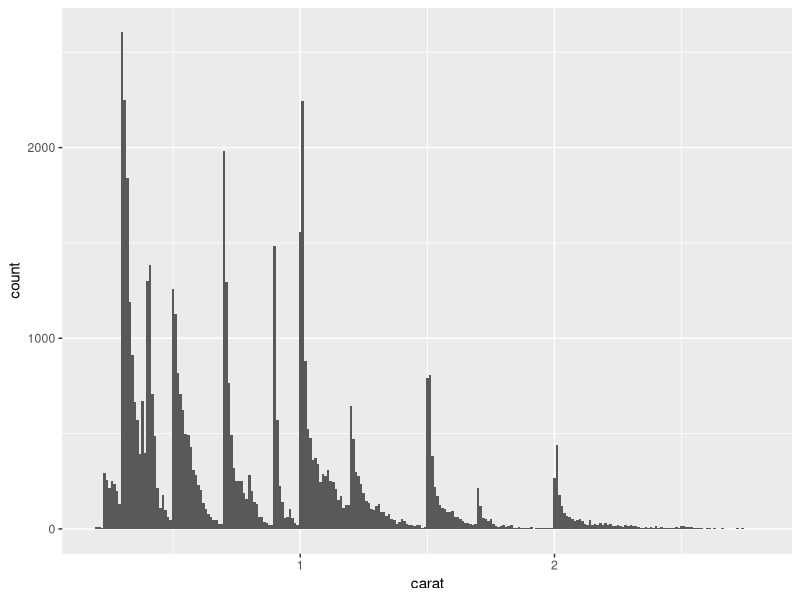
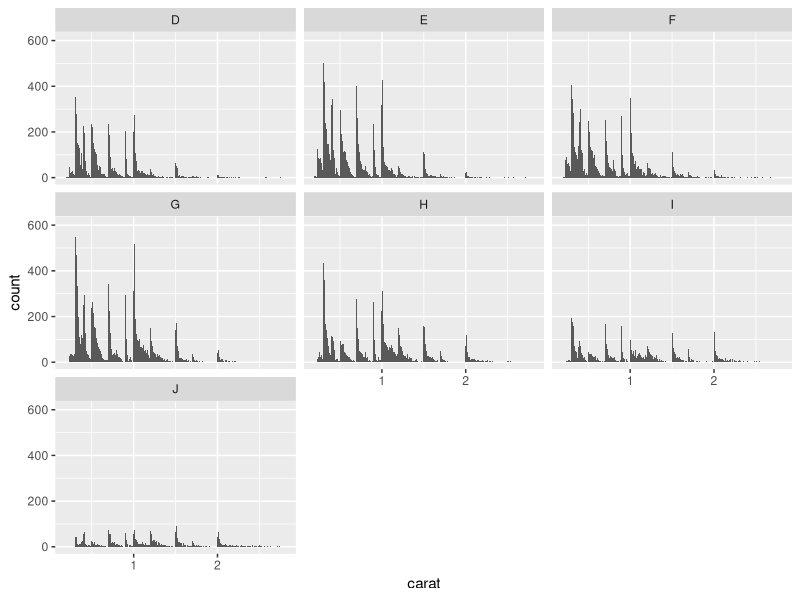
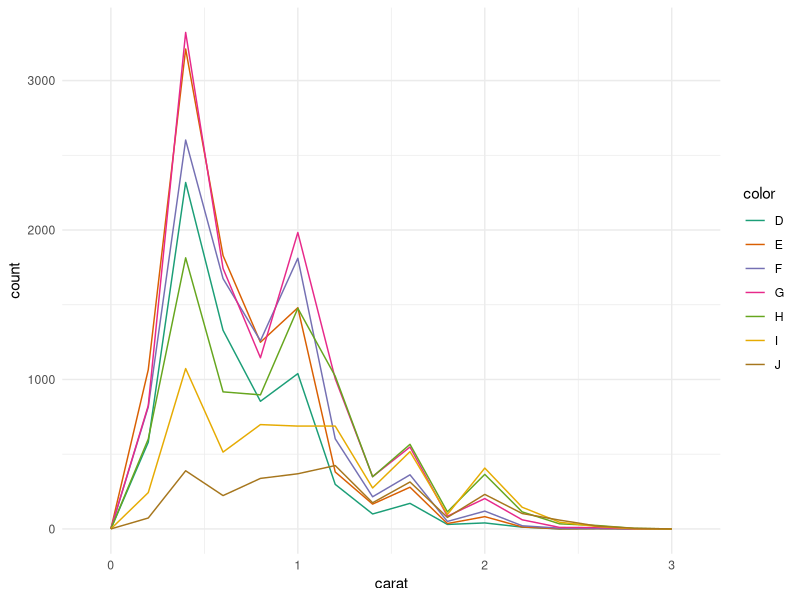
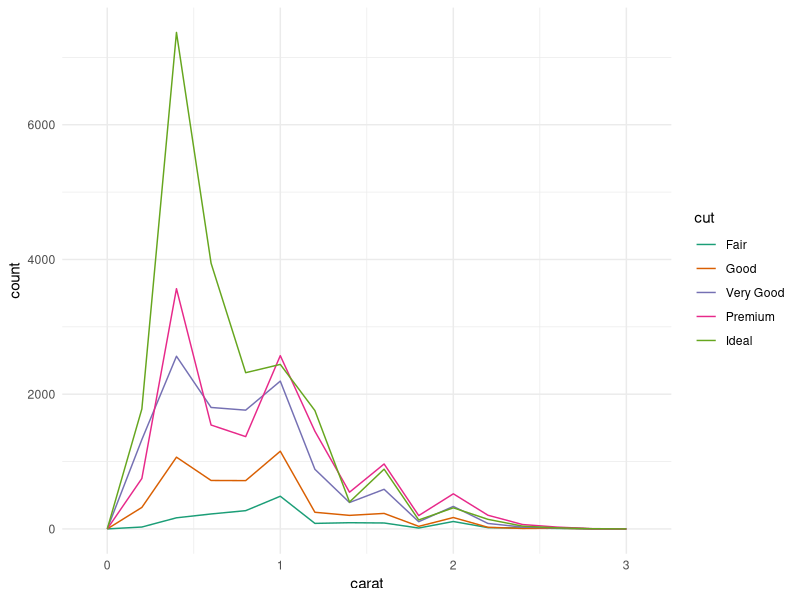
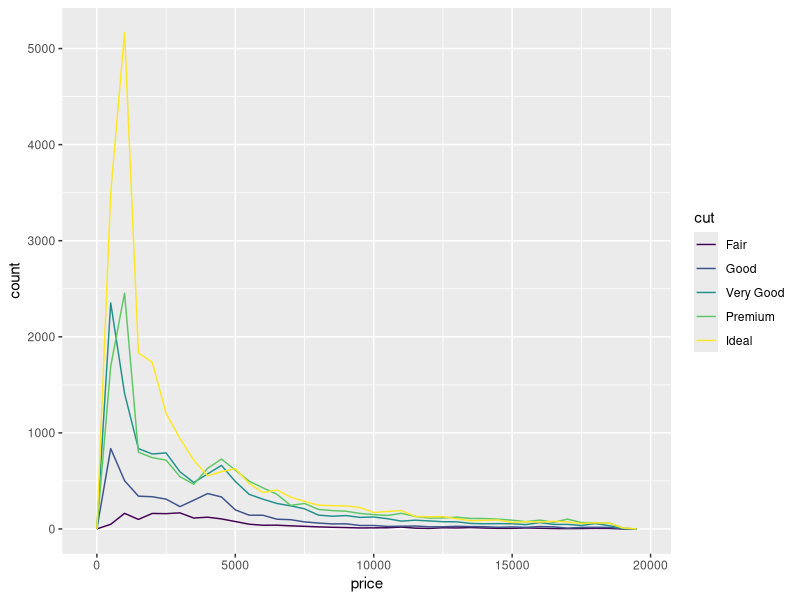
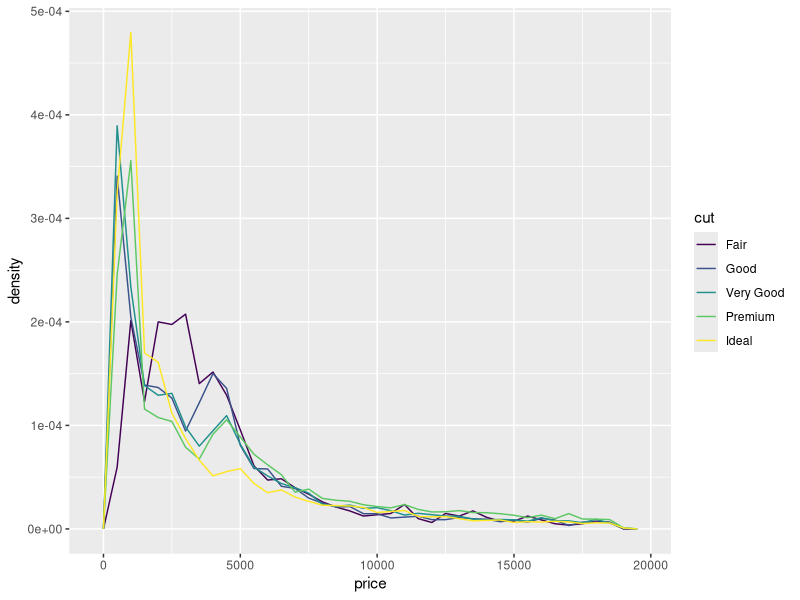
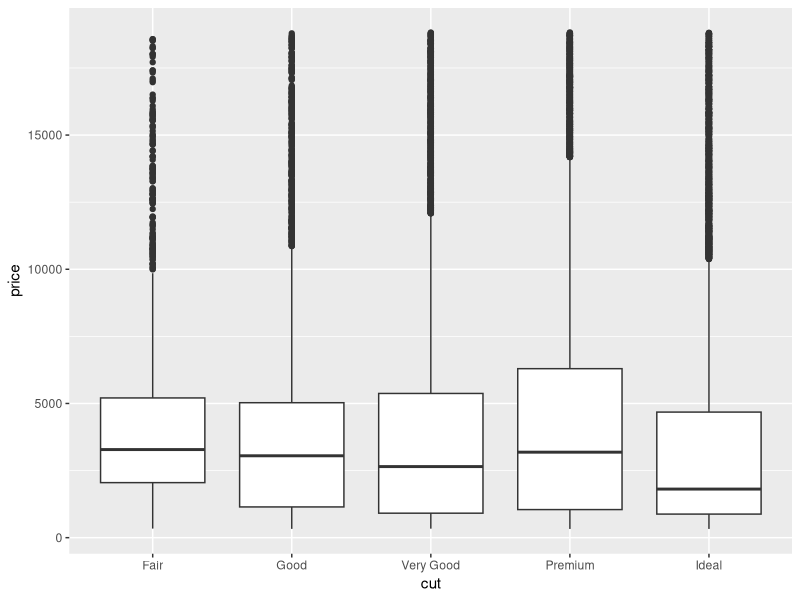
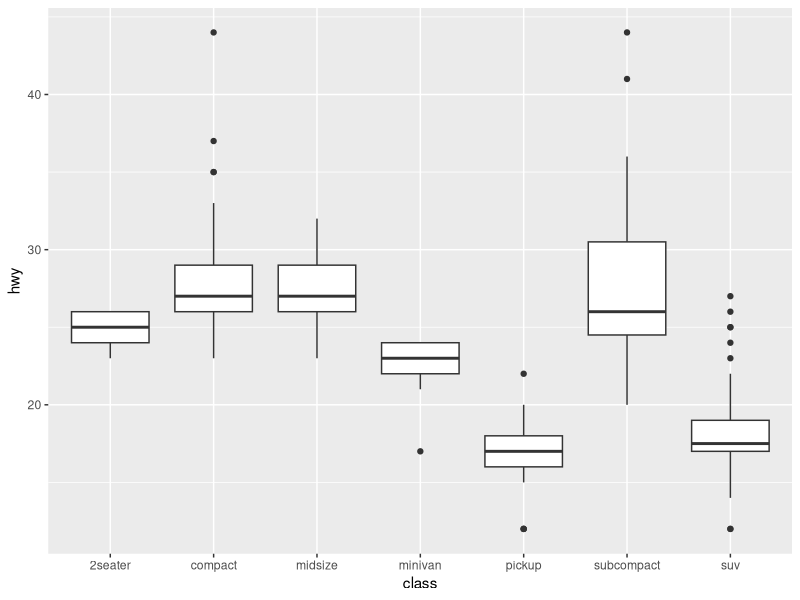

R code for these plots, in order:
## ---- chunk 1
knitr::opts_chunk$set(out.width = "70%", fig.align = "center", message = FALSE)
library(tidyverse)
library(hexbin)
library(RColorBrewer)
## ---- chunk 2
smaller <- diamonds %>% 
  filter(carat < 3)
smaller %>% ggplot(mapping = aes(x = carat)) +
  geom_histogram(binwidth = 0.01)
## ---- chunk 3
smaller %>% ggplot(mapping = aes(x = carat)) +
  geom_histogram(binwidth =  0.01) +
  facet_wrap(~ color)
## ---- chunk 4
smaller %>% ggplot(mapping = aes(x = carat, color = color)) +
  geom_freqpoly(binwidth = 0.2) + # upping binwidth
  scale_color_brewer(palette = "Dark2") +
  theme_minimal()
## ---- chunk 5
smaller %>% ggplot(mapping = aes(x = carat, color = cut)) +
  geom_freqpoly(binwidth = 0.2) +
  scale_color_brewer(palette = "Dark2") +
  theme_minimal()
## ---- chunk 6
ggplot(data = diamonds, mapping = aes(x = price)) + 
  geom_freqpoly(mapping = aes(colour = cut), binwidth = 500)
## ---- chunk 7
ggplot(data = diamonds, mapping = aes(x = price, y = ..density..)) + 
  geom_freqpoly(mapping = aes(colour = cut), binwidth = 500)
## ---- chunk 8
ggplot(data = diamonds, mapping = aes(x = cut, y = price)) +
  geom_boxplot()
## ---- chunk 9
ggplot(data = mpg, mapping = aes(x = class, y = hwy)) +
  geom_boxplot()
## ---- chunk 10
ggplot(data = mpg) +
  geom_boxplot(mapping = aes(x = reorder(class, hwy, FUN = median), y = hwy))
## ---- chunk 11
ggplot(data = mpg) +
  geom_boxplot(mapping = aes(x = reorder(class, hwy, FUN = median), y = hwy)) +
  coord_flip()
## ---- chunk 12
ggplot(data = diamonds) +
  geom_count(mapping = aes(x = cut, y = color))
## ---- chunk 13
diamonds %>% 
  count(color, cut) %>%  
  ggplot(mapping = aes(x = color, y = cut)) +
    geom_tile(mapping = aes(fill = n))
## ---- chunk 14
ggplot(data = diamonds) +
  geom_point(mapping = aes(x = carat, y = price))
ggplot(data = diamonds) + 
  geom_point(mapping = aes(x = carat, y = price), alpha = 1 / 100)
## ---- chunk 15
ggplot(data = diamonds) +
  geom_bin2d(mapping = aes(x = carat, y = price))
ggplot(data = diamonds) +
  geom_hex(mapping = aes(x = carat, y = price))
## ---- chunk 16
ggplot(data = smaller, mapping = aes(x = carat, y = price)) + 
  geom_boxplot(mapping = aes(group = cut_width(carat, 0.1)))
## ---- chunk 17
ggplot(data = smaller, mapping = aes(x = carat, y = price)) + 
  geom_boxplot(mapping = aes(group = cut_width(carat, 0.1)), varwidth = TRUE)
## ---- chunk 18
ggplot(data = smaller, mapping = aes(x = carat, y = price)) + 
  geom_boxplot(mapping = aes(group = cut_number(carat, 20)))
## ---- chunk 19
ggplot(diamonds) + 
  geom_histogram(mapping = aes(x = y), binwidth = 0.5)
## ---- chunk 20
ggplot(diamonds) + 
  geom_histogram(mapping = aes(x = y), binwidth = 0.5) +
  coord_cartesian(ylim = c(0, 50))
## ---- chunk 21
diamonds2 <- diamonds %>% 
  filter(between(y, 3, 20))
ggplot(diamonds2) + 
  geom_histogram(mapping = aes(x = y), binwidth = 0.5) +
  coord_cartesian(ylim = c(0, 50))
## ---- chunk 22
diamonds2 <- diamonds %>% 
  mutate(y = ifelse(y < 3 | y > 20, NA, y))
ggplot(diamonds2) + 
  geom_histogram(mapping = aes(x = y), binwidth = 0.5, na.rm = TRUE)
## ---- chunk 23
ggplot(data = faithful) + 
  geom_point(mapping = aes(x = eruptions, y = waiting))
## ---- chunk 24
ggplot(data = faithful) + 
  geom_point(mapping = aes(x = eruptions, y = waiting))+
  stat_smooth(mapping = aes(x = eruptions, y = waiting),method = "lm",se=FALSE)
## ---- chunk 25
ggplot(data = faithful, aes(x=eruptions,y=waiting)) + 
  geom_point() +geom_density_2d()
 
## ---- chunk 26
library(modelr)

mod <- lm(log(price) ~ log(carat), data = diamonds)

diamonds2 <- diamonds %>% 
  add_residuals(mod) %>% 
  mutate(resid = exp(resid))

ggplot(data = diamonds, mapping = aes(x = cut, y = price)) +
  geom_boxplot()+labs(title = "Before removing the relationship between carat and price")

ggplot(data = diamonds2) + 
  geom_boxplot(mapping = aes(x = cut, y = resid))+labs(title = "After removing the relationship between carat and price")
